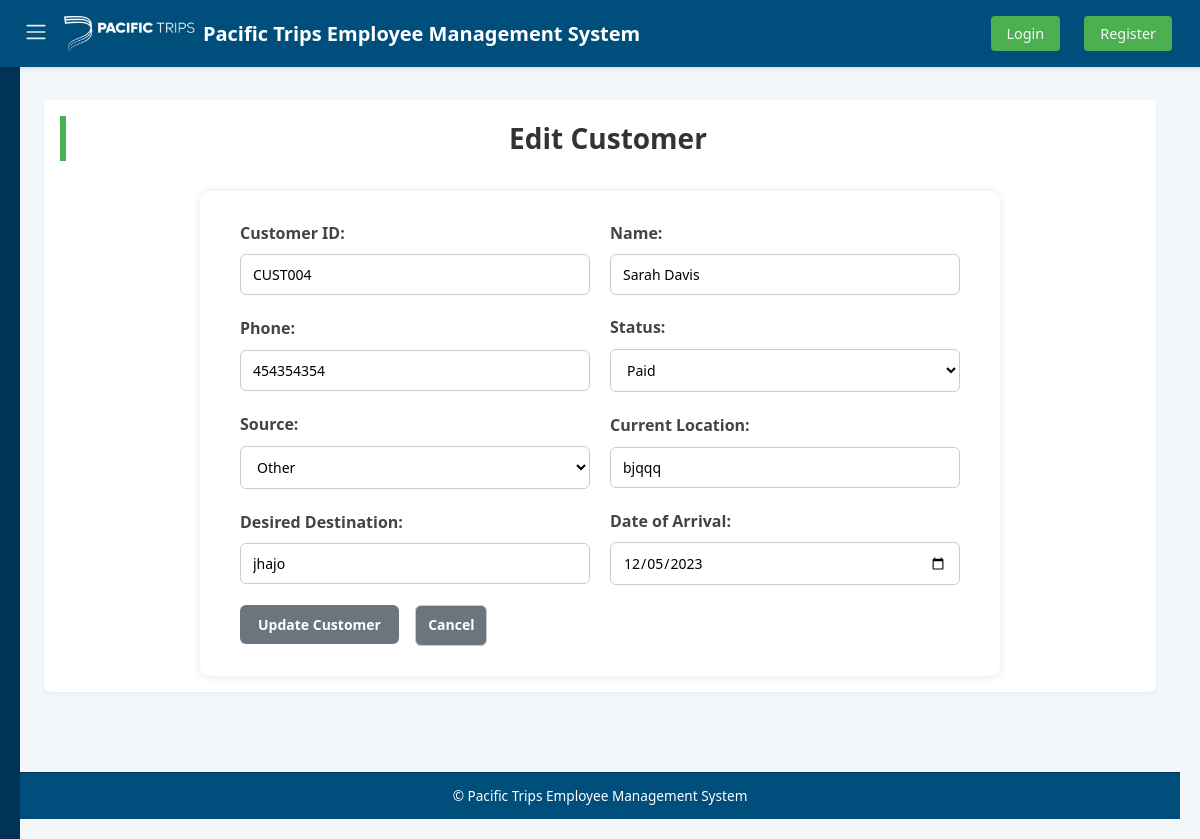
/customers/edit/CUST004, run on the app's committed database.
### tables this page shows
CREATE TABLE customers (
    customerId TEXT PRIMARY KEY,
    customerName TEXT NOT NULL,
    phone TEXT NOT NULL,
    source TEXT NOT NULL,
    currentLocation TEXT NOT NULL,
    desiredDestination TEXT NOT NULL,
    dateOfArrival TEXT,
    createdAt TEXT DEFAULT CURRENT_TIMESTAMP,
    updatedAt TEXT DEFAULT CURRENT_TIMESTAMP
, status TEXT);

### app.py (the view, shortened to what this page needs)
@app.route('/customers/edit/<string:customer_id>', methods=['GET', 'POST'])
def edit_customer(customer_id):
    with closing(get_db_connection()) as conn:
        with closing(conn.cursor()) as cursor:
            cursor.execute("SELECT * FROM customers WHERE customerId = ?", (customer_id,))
            customer = cursor.fetchone()
    if not customer:
        flash("Customer not found.", "danger")
        return redirect(url_for('customers'))
    return render_template('edit_customer.html', customer=customer)

### app.py (called while the page is built)
def get_db_connection():
    conn = sqlite3.connect(DATABASE, timeout=10)
    conn.row_factory = sqlite3.Row
    conn.execute("PRAGMA journal_mode=WAL")
    return conn

### templates/edit_customer.html
{% extends "base.html" %}
{% block content %}
    <h2>Edit Customer</h2>
    <form method="POST">
        <div class="form-group">
            <label for="customerId">Customer ID:</label>
            <input type="text" id="customerId" name="customerId" value="{{ customer.customerId }}" readonly>
        </div>
        <div class="form-group">
            <label for="customerName">Name:</label>
            <input type="text" id="customerName" name="customerName" value="{{ customer.customerName }}" required>
        </div>
        <div class="form-group">
            <label for="phone">Phone:</label>
            <input type="text" id="phone" name="phone" value="{{ customer.phone }}" required>
        </div>
        <div class="form-group">
            <label for="status">Status:</label>
            <select id="status" name="status" required>
                {% for s in ['Pending', 'Contacted', 'Lost', 'Willing', 'Paid', 'Refund', 'Confirmed'] %}
                <option value="{{ s }}" {% if customer.status == s %}selected{% endif %}>{{ s }}</option>
                {% endfor %}
            </select>
        </div>
        <div class="form-group">
            <label for="source">Source:</label>
            <select id="source" name="source" required>
                {% for s in ['Facebook', 'WhatsApp', 'Reference', 'TikTok', 'Other'] %}
                <option value="{{ s }}" {% if customer.source == s %}selected{% endif %}>{{ s }}</option>
                {% endfor %}
            </select>
        </div>
        <div class="form-group">
            <label for="currentLocation">Current Location:</label>
            <input type="text" id="currentLocation" name="currentLocation" value="{{ customer.currentLocation }}" required>
        </div>
        <div class="form-group">
            <label for="desiredDestination">Desired Destination:</label>
            <input type="text" id="desiredDestination" name="desiredDestination" value="{{ customer.desiredDestination }}" required>
        </div>
        <div class="form-group">
            <label for="dateOfArrival">Date of Arrival:</label>
            <input type="date" id="dateOfArrival" name="dateOfArrival" value="{{ customer.dateOfArrival or '' }}">
        </div>
        <div class="form-group">
            <button type="submit" class="btn btn-edit">Update Customer</button>
            <a href="{{ url_for('customers') }}" class="btn btn-clear">Cancel</a>
        </div>
    </form>
{% endblock %}

### static/style.css (style rules this page uses)
* { margin: 0; padding: 0; box-sizing: border-box; }
body { font-family: 'Segoe UI', Tahoma, Geneva, Verdana, sans-serif; background-color: #f4f7fa; color: #333; line-height: 1.6; min-height: 100vh; display: flex; flex-direction: column; }
a { text-decoration: none; transition: color 0.3s ease, background-color 0.3s ease; }
html { scroll-behavior: smooth; }
button, a, .menu-toggle { touch-action: manipulation; }

### static/customers.css (style rules this page uses)
* { box-sizing: border-box; margin: 0; padding: 0; font-family: 'Segoe UI', Tahoma, Geneva, Verdana, sans-serif; }
body { background: #f6f9fc; color: #333; padding: 40px; }
h2 { margin-bottom: 25px; font-size: 28px; color: #222; border-left: 6px solid #4CAF50; padding-left: 10px; }
.btn { display: inline-block; background-color: #4CAF50; color: white; padding: 10px 16px; text-decoration: none; border-radius: 6px; margin-right: 12px; font-size: 14px; font-weight: 600; transition: background-color 0.3s, transform 0.2s; border: none; cursor: pointer; }

### static/employees.css (style rules this page uses)
body { font-family: Arial, sans-serif; background-color: #f9f9f9; margin: 20px; color: #333; }
h2 { color: #2c3e50; margin-bottom: 20px; }
form { display: flex; flex-wrap: wrap; gap: 15px; align-items: center; background-color: #ffffff; padding: 15px; border-radius: 8px; box-shadow: 0 2px 4px rgba(0,0,0,0.1); margin-bottom: 20px; }
form label { margin-right: 5px; font-weight: bold; }
form select, form button, form a.btn { padding: 8px 12px; font-size: 14px; border: 1px solid #ccc; border-radius: 6px; background-color: white; transition: 0.3s ease; }
form button { background-color: #007BFF; color: white; border: none; cursor: pointer; }
form a.btn { text-decoration: none; background-color: #28a745; color: white; }

### static/add form.css (style rules this page uses)
body { font-family: Arial, sans-serif; background-color: #f7f9fc; margin: 0; padding: 20px; }
h2 { text-align: center; color: #333; margin-bottom: 30px; }
form { max-width: 800px; margin: 0 auto; background-color: #ffffff; padding: 30px 40px; border-radius: 10px; box-shadow: 0 0 10px rgba(0, 0, 0, 0.1); display: grid; grid-template-columns: 1fr 1fr; gap: 20px; }
form label { display: block; margin-bottom: 8px; font-weight: bold; color: #444; }
form input[type="text"], form input[type="date"], form select { width: 100%; padding: 10px 12px; border: 1px solid #ccc; border-radius: 6px; font-size: 14px; transition: border-color 0.3s ease; }
form .btn { display: inline-block; background-color: #007BFF; color: #fff; padding: 10px 18px; border: none; border-radius: 6px; text-decoration: none; font-size: 14px; cursor: pointer; transition: background-color 0.3s ease; text-align: center; }
form .btn:last-of-type { background-color: #6c757d; }

### templates/base.html (style rules this page uses)
* { margin: 0; padding: 0; box-sizing: border-box; }
body { font-family: 'Segoe UI', Tahoma, Geneva, Verdana, sans-serif; background-color: #f4f7fa; color: #333; line-height: 1.6; min-height: 100vh; display: flex; flex-direction: column; font-size: 16px; }
a { text-decoration: none; transition: color 0.3s ease, background-color 0.3s ease; }
html { scroll-behavior: smooth; }
button, a, .menu-toggle { touch-action: manipulation; }

### data on the page
customers: customerId "CUST004", customerName "Sarah Davis", phone "454354354", status "Paid", source "Other", currentLocation "bjqqq", desiredDestination "jhajo", dateOfArrival "12/05/2023"
